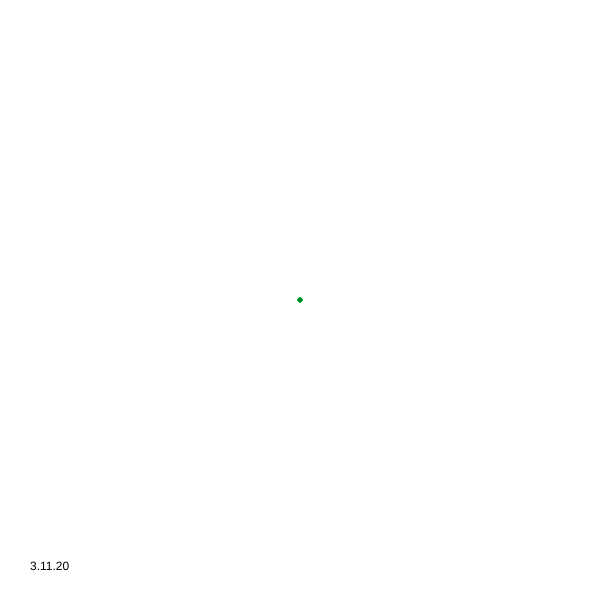
Frame 1 (no input)
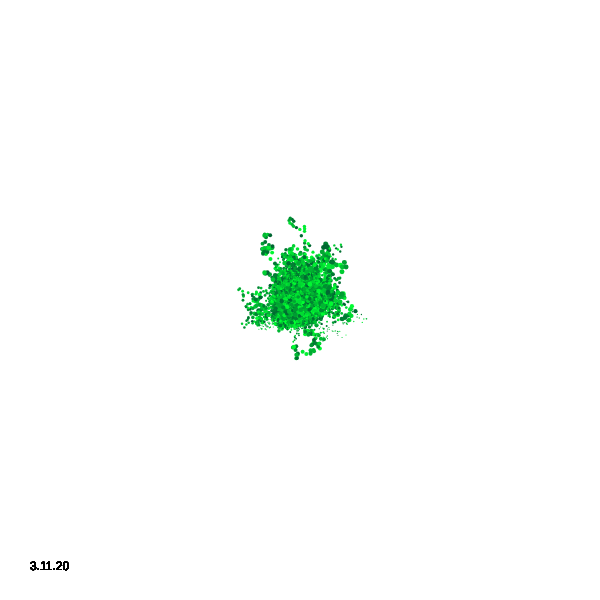
Frame 60 (no input)
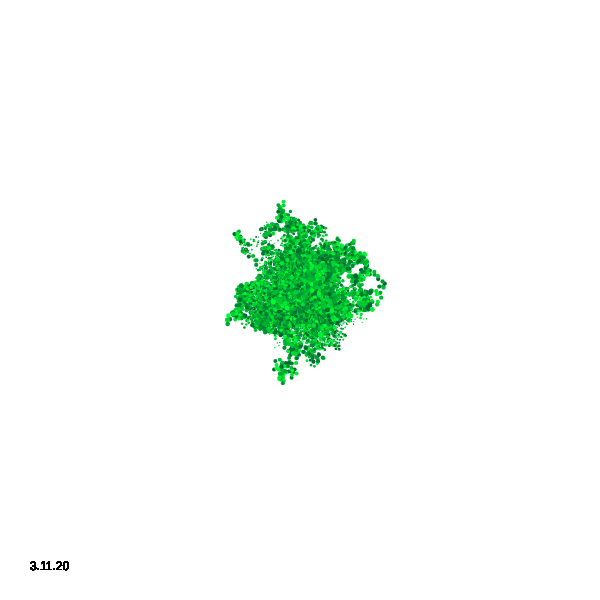
Frame 120 (the mouse pressed at the canvas centre since frame 60)

The p5.js sketch that drew these frames (run headless with seeded random() and noise() and a simulated clock; from frame 60 on, the mouse is pressed at the canvas centre):

// p5.js sketch
// ── sketch.js
let V = [];
let num = 100;

function setup() {
  createCanvas(600, 600);
  background(255);
  
  for (let i = 0; i < num; i++) { //crea 100 classi dall'array
    V[i] = new Virus(width / 2, height / 2, random(1, 5));
  }
}

function draw() {
  //background(100);
  for (let i = 0; i < num; i++) {
    V[i].create();
    V[i].move();
  }
  fill(0);
  text("3.11.20", 30, height-30);
}


class Virus {
  constructor(_x, _y, _size) {
    this.x = _x;
    this.y = _y;
    this.size = _size;
  }

  create() {
    push();
    translate(this.x, this.y);
    noStroke();
    fill(0,random(100,255),50);
    ellipse(0, 0, this.size);
    pop();
  }

  move() {
    this.x += random(-5, 5);
    this.y += random(-5, 5);
  }
}
